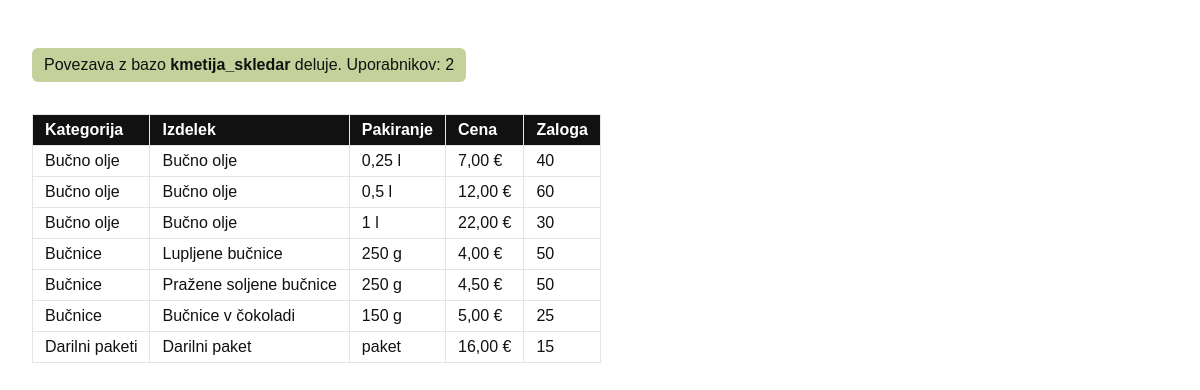
Page /test-povezave.php (signed in) on the committed database.
### tables this page shows
CREATE TABLE products (
    id_product   INT AUTO_INCREMENT PRIMARY KEY,
    id_category  INT NOT NULL,
    name         VARCHAR(100) NOT NULL,
    description  TEXT,
    price        DECIMAL(8,2) NOT NULL CHECK (price >= 0),
    packaging    VARCHAR(30)  NOT NULL,           
    stock        INT NOT NULL DEFAULT 0 CHECK (stock >= 0),
    image        VARCHAR(255),                    
    active       TINYINT(1) NOT NULL DEFAULT 1,   
    featured     TINYINT(1) NOT NULL DEFAULT 0,   
    created_at   DATETIME NOT NULL DEFAULT CURRENT_TIMESTAMP,
    FOREIGN KEY (id_category) REFERENCES categories(id_category)
);

CREATE TABLE categories (
    id_category  INT AUTO_INCREMENT PRIMARY KEY,
    name         VARCHAR(50) NOT NULL,
    description  TEXT
);

### test-povezave.php (the view, shortened to what this page needs)
<?php
require_once __DIR__ . '/includes/auth.php';
$izdelki = $pdo->query(
    'SELECT p.name, p.packaging, p.price, p.stock, c.name AS category
     FROM products p JOIN categories c ON c.id_category = p.id_category
     ORDER BY c.id_category, p.price'
)->fetchAll();
$stUporabnikov = $pdo->query('SELECT COUNT(*) FROM users')->fetchColumn();
?>
<!DOCTYPE html>
<html lang="sl">
<head>
</head>
<body>
    <p class="ok">Povezava z bazo <b>kmetija_skledar</b> deluje. Uporabnikov: <?= $stUporabnikov ?></p>
    <table>
        <tr><th>Kategorija</th><th>Izdelek</th><th>Pakiranje</th><th>Cena</th><th>Zaloga</th></tr>
        <?php foreach ($izdelki as $i): ?>
        <tr>
            <td><?= htmlspecialchars($i['category']) ?></td>
            <td><?= htmlspecialchars($i['name']) ?></td>
            <td><?= htmlspecialchars($i['packaging']) ?></td>
            <td><?= number_format($i['price'], 2, ',', '.') ?> €</td>
            <td><?= $i['stock'] ?></td>
        </tr>
        <?php endforeach; ?>
    </table>
</body>
</html>

### test-povezave.php (style rules this page uses)
body { font-family: sans-serif; background: #fff; color: #111; padding: 24px; }
.ok { background: #C5D19A; padding: 8px 12px; border-radius: 6px; display: inline-block; }
table { border-collapse: collapse; margin-top: 16px; }
th, td { border: 1px solid #E5E5E5; padding: 6px 12px; text-align: left; }
th { background: #111; color: #fff; }

### rows in the picture
products: id_category.name "Bučno olje", name "Bučno olje", packaging "0,25 l", price "7,00", stock "40"
products: id_category.name "Bučno olje", name "Bučno olje", packaging "0,5 l", price "12,00", stock "60"
products: id_category.name "Bučno olje", name "Bučno olje", packaging "1 l", price "22,00", stock "30"
products: id_category.name "Bučnice", name "Lupljene bučnice", packaging "250 g", price "4,00", stock "50"
products: id_category.name "Bučnice", name "Pražene soljene bučnice", packaging "250 g", price "4,50", stock "50"
products: id_category.name "Bučnice", name "Bučnice v čokoladi", packaging "150 g", price "5,00", stock "25"
products: id_category.name "Darilni paketi", name "Darilni paket", packaging "paket", price "16,00", stock "15"

### other values in the picture
$stUporabnikov "2"
